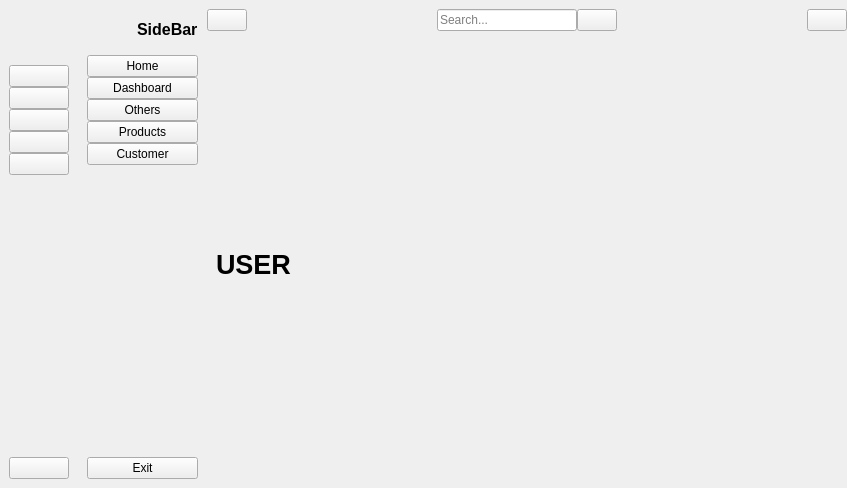
<?xml version="1.0" encoding="UTF-8"?>
<ui version="4.0">
 <class>MainWindow</class>
 <widget class="QMainWindow" name="MainWindow">
  <property name="geometry">
   <rect>
    <x>0</x>
    <y>0</y>
    <width>847</width>
    <height>488</height>
   </rect>
  </property>
  <property name="windowTitle">
   <string>MainWindow</string>
  </property>
  <property name="iconSize">
   <size>
    <width>36</width>
    <height>36</height>
   </size>
  </property>
  <widget class="QWidget" name="centralwidget">
   <layout class="QGridLayout" name="gridLayout">
    <property name="leftMargin">
     <number>0</number>
    </property>
    <property name="topMargin">
     <number>0</number>
    </property>
    <property name="rightMargin">
     <number>0</number>
    </property>
    <property name="bottomMargin">
     <number>0</number>
    </property>
    <property name="spacing">
     <number>0</number>
    </property>
    <item row="0" column="0">
     <widget class="QWidget" name="icon_widget" native="true">
      <layout class="QVBoxLayout" name="verticalLayout_3">
       <item>
        <layout class="QHBoxLayout" name="horizontalLayout_3">
         <property name="spacing">
          <number>0</number>
         </property>
         <item>
          <widget class="QLabel" name="label">
           <property name="minimumSize">
            <size>
             <width>60</width>
             <height>50</height>
            </size>
           </property>
           <property name="maximumSize">
            <size>
             <width>50</width>
             <height>50</height>
            </size>
           </property>
           <property name="text">
            <string/>
           </property>
           <property name="pixmap">
            <pixmap>../../../Downloads/polaroid-2315182.png</pixmap>
           </property>
           <property name="scaledContents">
            <bool>true</bool>
           </property>
          </widget>
         </item>
        </layout>
       </item>
       <item>
        <layout class="QVBoxLayout" name="verticalLayout">
         <property name="spacing">
          <number>0</number>
         </property>
         <item>
          <widget class="QPushButton" name="home_btn_1">
           <property name="text">
            <string/>
           </property>
           <property name="icon">
            <iconset resource="resource.qrc">
             <normaloff>:/icons/icon/home-4-32.ico</normaloff>
             <normalon>:/icons/icon/home-4-48.ico</normalon>:/icons/icon/home-4-32.ico</iconset>
           </property>
           <property name="iconSize">
            <size>
             <width>20</width>
             <height>20</height>
            </size>
           </property>
           <property name="checkable">
            <bool>true</bool>
           </property>
           <property name="autoExclusive">
            <bool>true</bool>
           </property>
          </widget>
         </item>
         <item>
          <widget class="QPushButton" name="dashboards_btn_1">
           <property name="text">
            <string/>
           </property>
           <property name="icon">
            <iconset resource="resource.qrc">
             <normaloff>:/icons/icon/dashboard-5-32.ico</normaloff>
             <normalon>:/icons/icon/dashboard-5-48 (1).ico</normalon>:/icons/icon/dashboard-5-32.ico</iconset>
           </property>
           <property name="iconSize">
            <size>
             <width>20</width>
             <height>20</height>
            </size>
           </property>
           <property name="checkable">
            <bool>true</bool>
           </property>
           <property name="autoExclusive">
            <bool>true</bool>
           </property>
          </widget>
         </item>
         <item>
          <widget class="QPushButton" name="others_btn_1">
           <property name="text">
            <string/>
           </property>
           <property name="icon">
            <iconset resource="resource.qrc">
             <normaloff>:/icons/icon/activity-feed-32.ico</normaloff>
             <normalon>:/icons/icon/activity-feed-48.ico</normalon>:/icons/icon/activity-feed-32.ico</iconset>
           </property>
           <property name="iconSize">
            <size>
             <width>20</width>
             <height>20</height>
            </size>
           </property>
           <property name="checkable">
            <bool>true</bool>
           </property>
           <property name="autoExclusive">
            <bool>true</bool>
           </property>
          </widget>
         </item>
         <item>
          <widget class="QPushButton" name="products_btn_1">
           <property name="text">
            <string/>
           </property>
           <property name="icon">
            <iconset resource="resource.qrc">
             <normaloff>:/icons/icon/product-32.ico</normaloff>
             <normalon>:/icons/icon/product-48.ico</normalon>:/icons/icon/product-32.ico</iconset>
           </property>
           <property name="iconSize">
            <size>
             <width>20</width>
             <height>20</height>
            </size>
           </property>
           <property name="checkable">
            <bool>true</bool>
           </property>
           <property name="autoExclusive">
            <bool>true</bool>
           </property>
          </widget>
         </item>
         <item>
          <widget class="QPushButton" name="customer_btn_1">
           <property name="text">
            <string/>
           </property>
           <property name="icon">
            <iconset resource="resource.qrc">
             <normaloff>:/icons/icon/group-32 (1).ico</normaloff>
             <normalon>:/icons/icon/group-48.ico</normalon>:/icons/icon/group-32 (1).ico</iconset>
           </property>
           <property name="iconSize">
            <size>
             <width>20</width>
             <height>20</height>
            </size>
           </property>
           <property name="checkable">
            <bool>true</bool>
           </property>
           <property name="autoExclusive">
            <bool>true</bool>
           </property>
          </widget>
         </item>
        </layout>
       </item>
       <item>
        <spacer name="verticalSpacer">
         <property name="orientation">
          <enum>Qt::Vertical</enum>
         </property>
         <property name="sizeHint" stdset="0">
          <size>
           <width>20</width>
           <height>227</height>
          </size>
         </property>
        </spacer>
       </item>
       <item>
        <widget class="QPushButton" name="exit_btn_1">
         <property name="text">
          <string/>
         </property>
         <property name="icon">
          <iconset resource="resource.qrc">
           <normaloff>:/icons/icon/close-window-64.ico</normaloff>:/icons/icon/close-window-64.ico</iconset>
         </property>
         <property name="iconSize">
          <size>
           <width>20</width>
           <height>20</height>
          </size>
         </property>
        </widget>
       </item>
      </layout>
     </widget>
    </item>
    <item row="0" column="1">
     <widget class="QWidget" name="menu_widget" native="true">
      <layout class="QVBoxLayout" name="verticalLayout_4">
       <item>
        <layout class="QHBoxLayout" name="horizontalLayout_2">
         <property name="spacing">
          <number>0</number>
         </property>
         <item>
          <widget class="QLabel" name="logo_label_2">
           <property name="minimumSize">
            <size>
             <width>50</width>
             <height>40</height>
            </size>
           </property>
           <property name="maximumSize">
            <size>
             <width>50</width>
             <height>40</height>
            </size>
           </property>
           <property name="text">
            <string/>
           </property>
           <property name="pixmap">
            <pixmap>../../../Downloads/polaroid-2315182.png</pixmap>
           </property>
           <property name="scaledContents">
            <bool>true</bool>
           </property>
          </widget>
         </item>
         <item>
          <widget class="QLabel" name="logo_label_3">
           <property name="font">
            <font>
             <pointsize>12</pointsize>
             <weight>75</weight>
             <bold>true</bold>
            </font>
           </property>
           <property name="text">
            <string>SideBar</string>
           </property>
          </widget>
         </item>
        </layout>
       </item>
       <item>
        <layout class="QVBoxLayout" name="verticalLayout_2">
         <property name="spacing">
          <number>0</number>
         </property>
         <item>
          <widget class="QPushButton" name="home_btn_2">
           <property name="text">
            <string>Home</string>
           </property>
           <property name="icon">
            <iconset resource="resource.qrc">
             <normaloff>:/icons/icon/home-4-32.ico</normaloff>:/icons/icon/home-4-32.ico</iconset>
           </property>
           <property name="iconSize">
            <size>
             <width>14</width>
             <height>14</height>
            </size>
           </property>
           <property name="checkable">
            <bool>true</bool>
           </property>
           <property name="autoExclusive">
            <bool>true</bool>
           </property>
          </widget>
         </item>
         <item>
          <widget class="QPushButton" name="dashboards_btn_2">
           <property name="text">
            <string>Dashboard</string>
           </property>
           <property name="icon">
            <iconset resource="resource.qrc">
             <normaloff>:/icons/icon/dashboard-5-32.ico</normaloff>:/icons/icon/dashboard-5-32.ico</iconset>
           </property>
           <property name="iconSize">
            <size>
             <width>14</width>
             <height>14</height>
            </size>
           </property>
           <property name="checkable">
            <bool>true</bool>
           </property>
           <property name="autoExclusive">
            <bool>true</bool>
           </property>
          </widget>
         </item>
         <item>
          <widget class="QPushButton" name="others_btn_2">
           <property name="text">
            <string>Others</string>
           </property>
           <property name="icon">
            <iconset resource="resource.qrc">
             <normaloff>:/icons/icon/activity-feed-32.ico</normaloff>:/icons/icon/activity-feed-32.ico</iconset>
           </property>
           <property name="iconSize">
            <size>
             <width>14</width>
             <height>14</height>
            </size>
           </property>
           <property name="checkable">
            <bool>true</bool>
           </property>
           <property name="autoExclusive">
            <bool>true</bool>
           </property>
          </widget>
         </item>
         <item>
          <widget class="QPushButton" name="products_btn_2">
           <property name="text">
            <string>Products</string>
           </property>
           <property name="icon">
            <iconset resource="resource.qrc">
             <normaloff>:/icons/icon/product-32.ico</normaloff>:/icons/icon/product-32.ico</iconset>
           </property>
           <property name="iconSize">
            <size>
             <width>14</width>
             <height>14</height>
            </size>
           </property>
           <property name="checkable">
            <bool>true</bool>
           </property>
           <property name="autoExclusive">
            <bool>true</bool>
           </property>
          </widget>
         </item>
         <item>
          <widget class="QPushButton" name="customer_btn_2">
           <property name="text">
            <string>Customer</string>
           </property>
           <property name="icon">
            <iconset resource="resource.qrc">
             <normaloff>:/icons/icon/group-32.ico</normaloff>:/icons/icon/group-32.ico</iconset>
           </property>
           <property name="iconSize">
            <size>
             <width>14</width>
             <height>14</height>
            </size>
           </property>
           <property name="checkable">
            <bool>true</bool>
           </property>
           <property name="autoExclusive">
            <bool>true</bool>
           </property>
          </widget>
         </item>
        </layout>
       </item>
       <item>
        <spacer name="verticalSpacer_2">
         <property name="orientation">
          <enum>Qt::Vertical</enum>
         </property>
         <property name="sizeHint" stdset="0">
          <size>
           <width>20</width>
           <height>267</height>
          </size>
         </property>
        </spacer>
       </item>
       <item>
        <widget class="QPushButton" name="exit_btn_2">
         <property name="text">
          <string>Exit</string>
         </property>
         <property name="icon">
          <iconset resource="resource.qrc">
           <normaloff>:/icons/icon/close-window-64.ico</normaloff>:/icons/icon/close-window-64.ico</iconset>
         </property>
         <property name="iconSize">
          <size>
           <width>14</width>
           <height>14</height>
          </size>
         </property>
        </widget>
       </item>
      </layout>
     </widget>
    </item>
    <item row="0" column="2">
     <widget class="QWidget" name="widget" native="true">
      <layout class="QVBoxLayout" name="verticalLayout_5">
       <property name="spacing">
        <number>0</number>
       </property>
       <property name="leftMargin">
        <number>0</number>
       </property>
       <property name="topMargin">
        <number>0</number>
       </property>
       <property name="rightMargin">
        <number>0</number>
       </property>
       <property name="bottomMargin">
        <number>0</number>
       </property>
       <item>
        <widget class="QWidget" name="widget_2" native="true">
         <property name="minimumSize">
          <size>
           <width>0</width>
           <height>40</height>
          </size>
         </property>
         <layout class="QHBoxLayout" name="horizontalLayout_4">
          <property name="spacing">
           <number>0</number>
          </property>
          <property name="leftMargin">
           <number>0</number>
          </property>
          <property name="topMargin">
           <number>0</number>
          </property>
          <property name="rightMargin">
           <number>0</number>
          </property>
          <property name="bottomMargin">
           <number>0</number>
          </property>
          <item>
           <widget class="QPushButton" name="change_btn">
            <property name="text">
             <string/>
            </property>
            <property name="icon">
             <iconset resource="resource.qrc">
              <normaloff>:/icons/icon/menu-4-32.ico</normaloff>:/icons/icon/menu-4-32.ico</iconset>
            </property>
            <property name="iconSize">
             <size>
              <width>14</width>
              <height>14</height>
             </size>
            </property>
            <property name="checkable">
             <bool>true</bool>
            </property>
           </widget>
          </item>
          <item>
           <spacer name="horizontalSpacer">
            <property name="orientation">
             <enum>Qt::Horizontal</enum>
            </property>
            <property name="sizeHint" stdset="0">
             <size>
              <width>190</width>
              <height>20</height>
             </size>
            </property>
           </spacer>
          </item>
          <item>
           <layout class="QHBoxLayout" name="horizontalLayout">
            <item>
             <widget class="QLineEdit" name="search_input">
              <property name="placeholderText">
               <string>Search...</string>
              </property>
             </widget>
            </item>
            <item>
             <widget class="QPushButton" name="search_btn">
              <property name="text">
               <string/>
              </property>
              <property name="icon">
               <iconset resource="resource.qrc">
                <normaloff>:/icons/icon/search-13-48.ico</normaloff>:/icons/icon/search-13-48.ico</iconset>
              </property>
             </widget>
            </item>
           </layout>
          </item>
          <item>
           <spacer name="horizontalSpacer_2">
            <property name="orientation">
             <enum>Qt::Horizontal</enum>
            </property>
            <property name="sizeHint" stdset="0">
             <size>
              <width>190</width>
              <height>20</height>
             </size>
            </property>
           </spacer>
          </item>
          <item>
           <widget class="QPushButton" name="user_btn">
            <property name="minimumSize">
             <size>
              <width>0</width>
              <height>0</height>
             </size>
            </property>
            <property name="baseSize">
             <size>
              <width>0</width>
              <height>0</height>
             </size>
            </property>
            <property name="text">
             <string/>
            </property>
            <property name="icon">
             <iconset resource="resource.qrc">
              <normaloff>:/icons/icon/user-48.ico</normaloff>:/icons/icon/user-48.ico</iconset>
            </property>
           </widget>
          </item>
         </layout>
        </widget>
       </item>
       <item>
        <widget class="QStackedWidget" name="stackedWidget">
         <property name="currentIndex">
          <number>6</number>
         </property>
         <widget class="QWidget" name="page">
          <layout class="QGridLayout" name="gridLayout_2">
           <item row="0" column="0">
            <widget class="QLabel" name="label_4">
             <property name="sizePolicy">
              <sizepolicy hsizetype="Preferred" vsizetype="Preferred">
               <horstretch>0</horstretch>
               <verstretch>0</verstretch>
              </sizepolicy>
             </property>
             <property name="font">
              <font>
               <pointsize>20</pointsize>
               <weight>75</weight>
               <bold>true</bold>
               <strikeout>false</strikeout>
               <stylestrategy>PreferAntialias</stylestrategy>
              </font>
             </property>
             <property name="mouseTracking">
              <bool>false</bool>
             </property>
             <property name="focusPolicy">
              <enum>Qt::NoFocus</enum>
             </property>
             <property name="contextMenuPolicy">
              <enum>Qt::DefaultContextMenu</enum>
             </property>
             <property name="acceptDrops">
              <bool>false</bool>
             </property>
             <property name="layoutDirection">
              <enum>Qt::LeftToRight</enum>
             </property>
             <property name="autoFillBackground">
              <bool>false</bool>
             </property>
             <property name="text">
              <string>HOME</string>
             </property>
            </widget>
           </item>
          </layout>
         </widget>
         <widget class="QWidget" name="page_2">
          <layout class="QGridLayout" name="gridLayout_3">
           <item row="0" column="0">
            <widget class="QLabel" name="label_5">
             <property name="font">
              <font>
               <pointsize>20</pointsize>
               <weight>75</weight>
               <bold>true</bold>
               <underline>false</underline>
               <strikeout>false</strikeout>
              </font>
             </property>
             <property name="text">
              <string>DASHBOARD</string>
             </property>
            </widget>
           </item>
          </layout>
         </widget>
         <widget class="QWidget" name="page_3">
          <layout class="QGridLayout" name="gridLayout_4">
           <item row="0" column="0">
            <widget class="QLabel" name="label_6">
             <property name="font">
              <font>
               <pointsize>20</pointsize>
               <weight>75</weight>
               <bold>true</bold>
              </font>
             </property>
             <property name="text">
              <string>Others Page</string>
             </property>
            </widget>
           </item>
          </layout>
         </widget>
         <widget class="QWidget" name="page_4">
          <layout class="QGridLayout" name="gridLayout_5">
           <item row="0" column="0">
            <widget class="QLabel" name="label_7">
             <property name="font">
              <font>
               <pointsize>20</pointsize>
               <weight>75</weight>
               <bold>true</bold>
              </font>
             </property>
             <property name="text">
              <string>PRODUCTS</string>
             </property>
            </widget>
           </item>
          </layout>
         </widget>
         <widget class="QWidget" name="page_5">
          <layout class="QGridLayout" name="gridLayout_6">
           <item row="0" column="0">
            <widget class="QLabel" name="label_8">
             <property name="font">
              <font>
               <pointsize>20</pointsize>
               <weight>75</weight>
               <bold>true</bold>
              </font>
             </property>
             <property name="text">
              <string>CUSTOMER</string>
             </property>
            </widget>
           </item>
          </layout>
         </widget>
         <widget class="QWidget" name="page_6">
          <layout class="QGridLayout" name="gridLayout_7">
           <item row="0" column="0">
            <widget class="QLabel" name="label_9">
             <property name="font">
              <font>
               <pointsize>20</pointsize>
               <weight>75</weight>
               <bold>true</bold>
              </font>
             </property>
             <property name="text">
              <string>SEARCH</string>
             </property>
            </widget>
           </item>
          </layout>
         </widget>
         <widget class="QWidget" name="page_7">
          <layout class="QGridLayout" name="gridLayout_8">
           <item row="0" column="0">
            <widget class="QLabel" name="label_10">
             <property name="font">
              <font>
               <pointsize>20</pointsize>
               <weight>75</weight>
               <bold>true</bold>
              </font>
             </property>
             <property name="lineWidth">
              <number>1</number>
             </property>
             <property name="midLineWidth">
              <number>0</number>
             </property>
             <property name="text">
              <string>USER</string>
             </property>
             <property name="scaledContents">
              <bool>false</bool>
             </property>
             <property name="wordWrap">
              <bool>false</bool>
             </property>
            </widget>
           </item>
          </layout>
         </widget>
        </widget>
       </item>
      </layout>
     </widget>
    </item>
   </layout>
  </widget>
 </widget>
 <resources>
  <include location="resource.qrc"/>
 </resources>
 <connections>
  <connection>
   <sender>change_btn</sender>
   <signal>toggled(bool)</signal>
   <receiver>icon_widget</receiver>
   <slot>setVisible(bool)</slot>
   <hints>
    <hint type="sourcelabel">
     <x>227</x>
     <y>20</y>
    </hint>
    <hint type="destinationlabel">
     <x>59</x>
     <y>294</y>
    </hint>
   </hints>
  </connection>
  <connection>
   <sender>change_btn</sender>
   <signal>toggled(bool)</signal>
   <receiver>menu_widget</receiver>
   <slot>setHidden(bool)</slot>
   <hints>
    <hint type="sourcelabel">
     <x>219</x>
     <y>26</y>
    </hint>
    <hint type="destinationlabel">
     <x>196</x>
     <y>215</y>
    </hint>
   </hints>
  </connection>
  <connection>
   <sender>home_btn_1</sender>
   <signal>toggled(bool)</signal>
   <receiver>home_btn_2</receiver>
   <slot>setChecked(bool)</slot>
   <hints>
    <hint type="sourcelabel">
     <x>45</x>
     <y>83</y>
    </hint>
    <hint type="destinationlabel">
     <x>101</x>
     <y>68</y>
    </hint>
   </hints>
  </connection>
  <connection>
   <sender>dashboards_btn_1</sender>
   <signal>toggled(bool)</signal>
   <receiver>dashboards_btn_2</receiver>
   <slot>setChecked(bool)</slot>
   <hints>
    <hint type="sourcelabel">
     <x>59</x>
     <y>112</y>
    </hint>
    <hint type="destinationlabel">
     <x>93</x>
     <y>90</y>
    </hint>
   </hints>
  </connection>
  <connection>
   <sender>others_btn_1</sender>
   <signal>toggled(bool)</signal>
   <receiver>others_btn_2</receiver>
   <slot>setChecked(bool)</slot>
   <hints>
    <hint type="sourcelabel">
     <x>30</x>
     <y>141</y>
    </hint>
    <hint type="destinationlabel">
     <x>96</x>
     <y>113</y>
    </hint>
   </hints>
  </connection>
  <connection>
   <sender>products_btn_1</sender>
   <signal>toggled(bool)</signal>
   <receiver>products_btn_2</receiver>
   <slot>setChecked(bool)</slot>
   <hints>
    <hint type="sourcelabel">
     <x>55</x>
     <y>171</y>
    </hint>
    <hint type="destinationlabel">
     <x>103</x>
     <y>139</y>
    </hint>
   </hints>
  </connection>
  <connection>
   <sender>customer_btn_1</sender>
   <signal>toggled(bool)</signal>
   <receiver>customer_btn_2</receiver>
   <slot>setChecked(bool)</slot>
   <hints>
    <hint type="sourcelabel">
     <x>67</x>
     <y>188</y>
    </hint>
    <hint type="destinationlabel">
     <x>96</x>
     <y>160</y>
    </hint>
   </hints>
  </connection>
  <connection>
   <sender>home_btn_2</sender>
   <signal>toggled(bool)</signal>
   <receiver>home_btn_1</receiver>
   <slot>setChecked(bool)</slot>
   <hints>
    <hint type="sourcelabel">
     <x>200</x>
     <y>70</y>
    </hint>
    <hint type="destinationlabel">
     <x>65</x>
     <y>81</y>
    </hint>
   </hints>
  </connection>
  <connection>
   <sender>dashboards_btn_2</sender>
   <signal>toggled(bool)</signal>
   <receiver>dashboards_btn_1</receiver>
   <slot>setChecked(bool)</slot>
   <hints>
    <hint type="sourcelabel">
     <x>186</x>
     <y>92</y>
    </hint>
    <hint type="destinationlabel">
     <x>61</x>
     <y>106</y>
    </hint>
   </hints>
  </connection>
  <connection>
   <sender>others_btn_2</sender>
   <signal>toggled(bool)</signal>
   <receiver>others_btn_1</receiver>
   <slot>setChecked(bool)</slot>
   <hints>
    <hint type="sourcelabel">
     <x>193</x>
     <y>116</y>
    </hint>
    <hint type="destinationlabel">
     <x>67</x>
     <y>139</y>
    </hint>
   </hints>
  </connection>
  <connection>
   <sender>products_btn_2</sender>
   <signal>toggled(bool)</signal>
   <receiver>products_btn_1</receiver>
   <slot>setChecked(bool)</slot>
   <hints>
    <hint type="sourcelabel">
     <x>195</x>
     <y>140</y>
    </hint>
    <hint type="destinationlabel">
     <x>57</x>
     <y>167</y>
    </hint>
   </hints>
  </connection>
  <connection>
   <sender>customer_btn_2</sender>
   <signal>toggled(bool)</signal>
   <receiver>customer_btn_1</receiver>
   <slot>setChecked(bool)</slot>
   <hints>
    <hint type="sourcelabel">
     <x>201</x>
     <y>164</y>
    </hint>
    <hint type="destinationlabel">
     <x>58</x>
     <y>198</y>
    </hint>
   </hints>
  </connection>
  <connection>
   <sender>exit_btn_2</sender>
   <signal>clicked()</signal>
   <receiver>MainWindow</receiver>
   <slot>close()</slot>
   <hints>
    <hint type="sourcelabel">
     <x>188</x>
     <y>469</y>
    </hint>
    <hint type="destinationlabel">
     <x>261</x>
     <y>492</y>
    </hint>
   </hints>
  </connection>
  <connection>
   <sender>exit_btn_1</sender>
   <signal>clicked()</signal>
   <receiver>MainWindow</receiver>
   <slot>close()</slot>
   <hints>
    <hint type="sourcelabel">
     <x>57</x>
     <y>463</y>
    </hint>
    <hint type="destinationlabel">
     <x>85</x>
     <y>491</y>
    </hint>
   </hints>
  </connection>
 </connections>
</ui>
